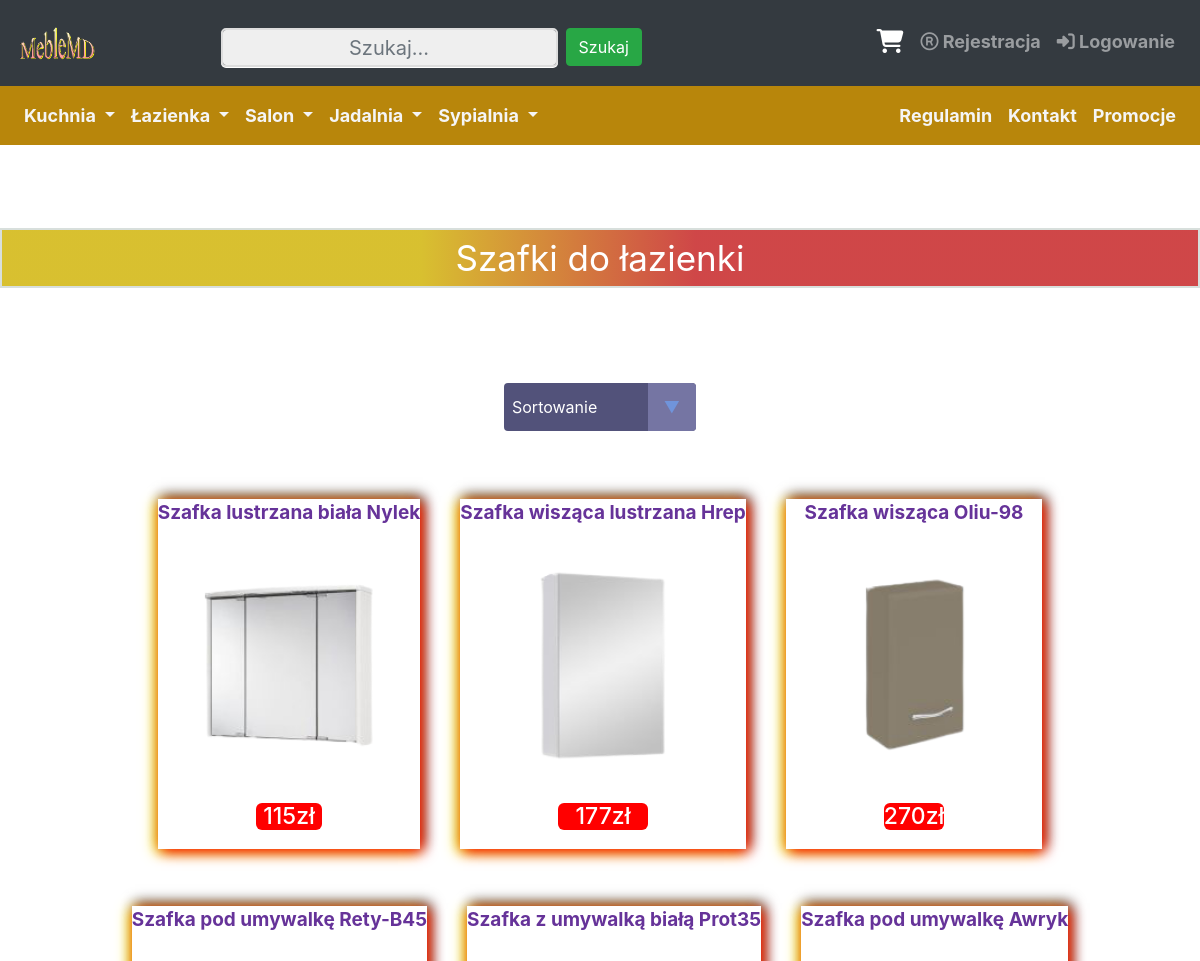
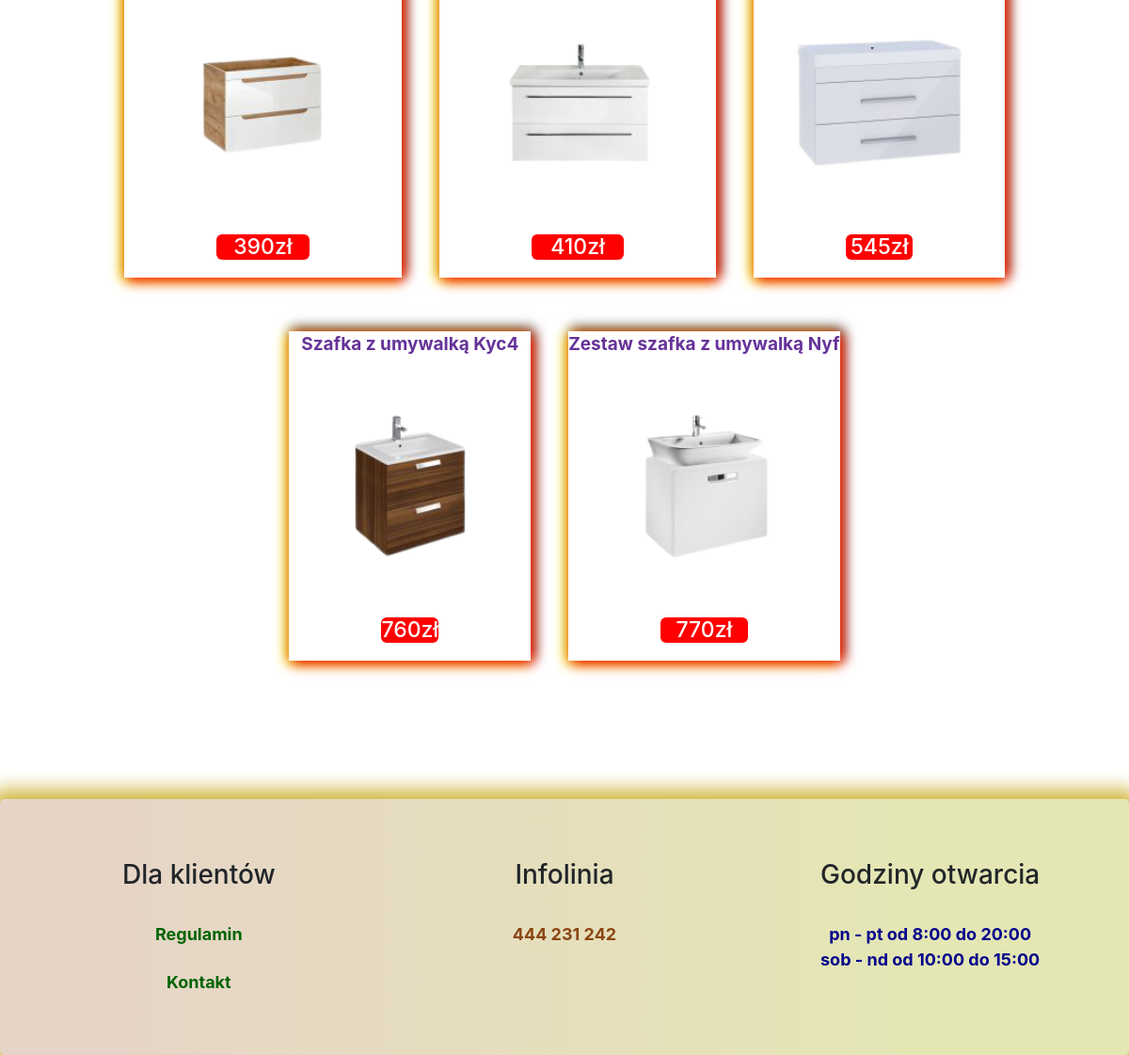
The page /lazienka_szafki.php on the database its author committed (2 pictures, top to bottom).
### tables this page shows
CREATE TABLE `produkty` (
  `id` int(11) NOT NULL,
  `id_zdjec` varchar(15) DEFAULT NULL,
  `id_opisu_zdj` text NOT NULL,
  `nazwa` varchar(50) NOT NULL,
  `opis` text NOT NULL,
  `parametry` text NOT NULL,
  `cena` float NOT NULL,
  `ilosc` int(11) NOT NULL,
  `id_podkategoria` int(11) NOT NULL
);

### lazienka_szafki.php (the view, shortened to what this page needs)
<?php
include("connect.php");
$sortowanie = isset($_POST['sort']) ? $_POST['sort'] : '';
?>
<!DOCTYPE html>
<html lang="pl">
<head>
<link href="style.css" rel="stylesheet" type="text/css" />
<link rel="stylesheet" href="https://maxcdn.bootstrapcdn.com/font-awesome/4.5.0/css/font-awesome.min.css">
<link rel="stylesheet" href="https://maxcdn.bootstrapcdn.com/bootstrap/4.5.2/css/bootstrap.min.css">
</head>
<body>
<div class="container-fluid">
<br><br><br>
 <?php
		echo'<nav class="navbar navbar-expand-xl bg-dark navbar-dark" style="position: relative;bottom:0.9cm;padding:17px">';
		echo'
				<a class="navbar-brand mx-auto" href="index.php"> <img class="img-fluid" src="images/logo.png" width="180" height="180"></a>
				<button class="navbar-toggler" type="button" data-toggle="collapse" data-target=".dual-collapse2">
					<span class="navbar-toggler-icon"></span>
				</button>';
				echo'<div class="navbar-collapse collapse w-100 order-2 dual-collapse2">';
				echo'<ul class="navbar-nav ml-auto">';
				echo'<li class="nav-item ">
				<form class="form-inline" action="wyszukiwarka.php" method="post" >
				<input class="form-control mr-sm-2 " name="wartosc" type="text" placeholder="Szukaj..." required>
				<button class="btn btn-success" text-center type="submit" style="position: relative; top:0.11cm;">Szukaj</button>
				</form>
				</li>';
				echo'</ul>';
				echo'</div>';
		echo'<div class="navbar-collapse collapse w-100 order-3 dual-collapse2">';
		echo'<ul class="navbar-nav ml-auto">';
		echo'  <li class="nav-item">';
		echo'   <a class="nav-link " href="wyswietlanie_koszyka.php">
		<i class="fa fa-shopping-cart"  data-toggle="tooltip" data-placement="bottom" title="Koszyk" style="font-size:24px;color:white; padding:1px"></i></a>';
		echo' 	</li>';
		if(isset($id_uzytkownika)!="")
			{}
			else{
		echo'  <li class="nav-item">';
		echo'   <a class="nav-link " href="rejestracja.php"><i class="fa fa-registered" aria-hidden="true"></i>  Rejestracja</a>';
		echo' 	</li>';
		echo'  <li class="nav-item ">';
		echo'   <a class="nav-link " href="logowanie.php"><i class="fa fa-sign-in" aria-hidden="true" ></i> Logowanie</a>';
		echo' 	</li>';
		}
		echo'</ul>';
		echo'  </div>';
		echo' </nav>';
		?>
<?php
if(isset($id_uzytkownika)!="")
	{
echo'
<nav class="navbar navbar-expand-xl navbar-dark " style="background-color:darkgoldenrod;position: relative; bottom:1.8cm;">
     <div class="mx-auto order-0">
        <a class="navbar-brand mx-auto" href="#"></a>
        <button class="navbar-toggler" type="button" data-toggle="collapse" data-target=".dual-collapse3">
            <span class="navbar-toggler-icon"></span>
        </button>
    </div>
    <div class="navbar-collapse collapse w-100 order-1 order-md-0 dual-collapse3">
        <ul class="navbar-nav mr-auto">
		<li class="nav-item dropdown">
      <a class="nav-link dropdown-toggle" style="color:whitesmoke;" href="#" id="navbardrop" data-toggle="dropdown">
       Kuchnia
      </a>
      <div class="dropdown-menu " style="background-color:darkgoldenrod">
        <a class="dropdown-item" href="krzesla_kuchnia.php">Krzesła</a>
        <a class="dropdown-item" href="stoly_kuchnia.php">Stoły</a></a>
        <a class="dropdown-item" href="szafki_kuchnia.php">Szafki</a>
		<a class="dropdown-item" href="blaty_kuchnia.php">Blaty</a>
      </div>
    </li>
	<li class="nav-item dropdown ">
      <a class="nav-link dropdown-toggle" style="color:whitesmoke;"  href="#" id="navbardrop" data-toggle="dropdown">
       Łazienka
      </a>
      <div class="dropdown-menu " style="background-color:darkgoldenrod">
        <a class="dropdown-item" href="lazienka_lustra.php">Lustra</a>
        <a class="dropdown-item" href="lazienka_umywalki.php">Umywalki</a></a>
        <a class="dropdown-item" href="lazienka_szafki.php">Szafki</a>
		<a class="dropdown-item" href="lazienka_akcesorie_lazienkowe.php">Akcesoria Łazienkowe</a>
      </div>
    </li>
	<li class="nav-item dropdown">
      <a class="nav-link dropdown-toggle" style="color:whitesmoke;"  href="#" id="navbardrop" data-toggle="dropdown">
       Salon
      </a>
      <div class="dropdown-menu" style="background-color:darkgoldenrod">
        <a class="dropdown-item" href="salon_stoly.php">Stoły</a>
        <a class="dropdown-item" href="salon_szafy.php">Szafy</a></a>
        <a class="dropdown-item" href="salon_narozniki.php">Narożniki</a>
		<a class="dropdown-item" href="salon_krzesla.php">Krzesła</a>
      </div>
    </li>
	<li class="nav-item dropdown">
      <a class="nav-link dropdown-toggle" style="color:whitesmoke;"  href="#" id="navbardrop" data-toggle="dropdown">
       Jadalnia
      </a>
      <div class="dropdown-menu" style="background-color:darkgoldenrod">
        <a class="dropdown-item" href="jadalnia_krzesla.php">Krzesła</a>
        <a class="dropdown-item" href="jadalnia_stoly.php">Stoły</a></a>
        <a class="dropdown-item" href="jadalnia_komody.php">Komody</a>
		<a class="dropdown-item" href="jadalnia_witryny.php">Witryny</a>
      </div>
    </li>
	<li class="nav-item dropdown">
      <a class="nav-link dropdown-toggle" style="color:whitesmoke;"  href="#" id="navbardrop" data-toggle="dropdown">
       Sypialnia
      </a>
      <div class="dropdown-menu" style="background-color:darkgoldenrod">
        <a class="dropdown-item" href="sypialnia_lozka.php">Łóżka</a>
        <a class="dropdown-item" href="sypialnia_szafy.php">Szafy</a></a>
        <a class="dropdown-item" href="sypialnia_materace.php">Materace</a>
		<a class="dropdown-item" href="sypialnia_lustra.php">Lustra</a>
      </div>
    </li>
        </ul>
    </div>
    <div class="navbar-collapse collapse w-100 order-3 dual-collapse3">
        <ul class="navbar-nav ml-auto">
		<li class="nav-item">
      <a class="nav-link" style="color:whitesmoke;" href="regulamin.php">Regulamin</a>
    </li>
	<li class="nav-item">
      <a class="nav-link "style="color:whitesmoke;" href="kontakt.php"> Kontakt</a>
    </li>
	<li class="nav-item">
      <a class="nav-link" style="color:whitesmoke;" href="promocja.php"> Promocje</a>
    </li>
        </ul>
    </div>
</nav>';
	}
	else{
echo'
<nav class="navbar navbar-expand-xl navbar-dark " style="background-color:darkgoldenrod;position: relative; bottom:0.9cm;">
    <div class="navbar-collapse collapse w-100 order-1 order-md-0 dual-collapse3">
        <ul class="navbar-nav mr-auto">
		<li class="nav-item dropdown">
      <a class="nav-link dropdown-toggle" style="color:whitesmoke;" href="#" id="navbardrop" data-toggle="dropdown">
       Kuchnia
      </a>
    </li>
	<li class="nav-item dropdown ">
      <a class="nav-link dropdown-toggle" style="color:whitesmoke;"  href="#" id="navbardrop" data-toggle="dropdown">
       Łazienka
      </a>
    </li>
	<li class="nav-item dropdown">
      <a class="nav-link dropdown-toggle" style="color:whitesmoke;"  href="#" id="navbardrop" data-toggle="dropdown">
       Salon
      </a>
    </li>
	<li class="nav-item dropdown">
      <a class="nav-link dropdown-toggle" style="color:whitesmoke;"  href="#" id="navbardrop" data-toggle="dropdown">
       Jadalnia
      </a>
    </li>
	<li class="nav-item dropdown">
      <a class="nav-link dropdown-toggle" style="color:whitesmoke;"  href="#" id="navbardrop" data-toggle="dropdown">
       Sypialnia
      </a>
    </li>
        </ul>
    </div>
    <div class="navbar-collapse collapse w-100 order-3 dual-collapse3">
        <ul class="navbar-nav ml-auto">
		<li class="nav-item">
      <a class="nav-link" style="color:whitesmoke;" href="regulamin.php">Regulamin</a>
    </li>
	<li class="nav-item">
      <a class="nav-link "style="color:whitesmoke;" href="kontakt.php"> Kontakt</a>
    </li>
	<li class="nav-item">
      <a class="nav-link" style="color:whitesmoke;" href="promocja.php"> Promocje</a>
    </li>
        </ul>
    </div>
</nav>';
	}
?>
	<div class="row text-center">
		<div class="col">
	<div class="napisek bg-dark text-white">
	<h67>
	Szafki do łazienki</h67>
	</div>
	</div>
	</div>
	<br><br><br><br><br><br>
	<div class="text-center">
<form method="post" action = "">
    <div class="select">
   <select  name='sort' onchange="this.form.submit()">
<option value=''>Sortowanie</option>
</select>
</div>
</form>
<br><br>
	<?php
$wynik = mysqli_query($link,"Select * from produkty where id_podkategoria=8 ORDER BY cena ".$sortowanie)
or die('Błąd zapytania');
if(mysqli_num_rows($wynik) > 0) {
    while($r = mysqli_fetch_object($wynik)) {
		$id=$r->id;
            echo '<div class="element">';
		echo '<div class="obramowanie">';
		echo"<h10>";
	   echo "<a style='text-decoration:none'   href='product.php?product_id=$id'>";
        echo "<b>".$r->nazwa."</b>";
	echo "<br> </br>";
		 echo"<img class='zoom' src=images/".$r->id_zdjec.".png width='190' height'120'>";
		echo "<br> </br>";
		echo "</a>";
		 echo '<div class="cenaobw">';
echo "<b><h5>".$r->cena. "zł </h5></b>";
echo"</h10>";
echo "<br> </br>";
echo'</div>';
echo '</div>';
			echo '</div>';
    }
}
?>
		<br><br><br>
    <div class="jumbotron text-center" style="margin-bottom:0;">
<div class="row ">
    <div class="col-sm-4">
      <h3>Dla klientów</h3>
      <br>
<a href="regulamin.php" style="text-decoration: none; color:darkgreen;">Regulamin</a>
<br><br>
<a href="kontakt.php" style="text-decoration: none; color:darkgreen;"> Kontakt</a>
    </div>
    <div class="col-sm-4">
      <h3>Infolinia</h3>
      <br>
<p style="color:saddlebrown;">444 231 242</p>
</div>
<div class="col-sm-4">
    <h3> Godziny otwarcia</h3>
<br>
	<p style="color: darkblue;">pn - pt od 8:00 do 20:00
	<br>
	sob - nd od 10:00 do 15:00</p>
</div>
  </div>
</div>
</body>
</html>

### style.css (style rules this page uses)
html, body { overflow-x: hidden; }
body { background-image: url('https://img.freepik.com/darmowe-zdjecie/bialy-drewniany-stol-tlo_53876-89436.jpg?size=626&ext=jpg'); background-position: -99999px -99999px; }
body:before { content: ""; background-image: inherit; position: fixed; top: 0; left: 0; height: 100vh; width: 100%; -webkit-background-size: cover !important; -moz-background-size: cover !important; -o-background-size: cover; background-size: cover !important; z-index: -1; }
.jumbotron { background: rgb(222,138,69); background: linear-gradient(90deg, rgba(222,138,69,0.23573179271708689) 9%, rgba(222,224,104,0.4374124649859944) 82%); border-radius: 14px 14px 14px 14px; box-shadow: 0 0 20px 10px #CFB53B; }
.jumbotron p { font-size: 18px; font-weight: bold; }
.jumbotron a { font-size: 18px; font-weight: bold; }
.nav-item { font-size: 18px; }
.navbar-collapse li a { color:whitesmoke; font-weight: bold; }
.container-fluid { padding: 0px !important; position: relative; top:-1cm; }
select { -webkit-appearance:none; -moz-appearance:none; -ms-appearance:none; appearance:none; outline:0; box-shadow:none; border:0!important; background: #52527a; background-image: none; flex: 1; padding: 0 .5em; color:white; cursor:pointer; font-size: 1em; font-family: 'Open Sans', sans-serif; }
.select { margin: 0 auto !important; position: relative; display: flex; width: 12em; height: 3em; line-height: 3; overflow: hidden; border-radius: .25em; }
.select::after { content: '\25BC'; position: absolute; top: 0; right: 0; padding: 0 1em; background: #7575a3; cursor:pointer; pointer-events:none; transition:.25s all ease; color:#7094db; }
input[type="password"], input[type="text"] { border: 1px solid #a1a3a3; border-radius: 4px; box-shadow: 0 1px #fff; box-sizing: border-box; color: #696969; height: 39px; transition: box-shadow 0.3s; width: 240px; text-align: center; }
.obramowanie { width:300px; height:350px; max-width: 900px; margin: 0 auto; clear: none; width: 100%; text-align: center; transition: transform 0.3s; text-align:center; box-shadow: 3px 3px 13px red, yellow -3px 3px 13px, 3px -3px 13px; }
.element { display: inline-block; padding:20px; }
.element a { font-size:19px; color:rebeccapurple; }
img.zoom { position: relative; z-index: 1; }
@media screen and (-webkit-min-device-pixel-ratio:0) { .cenaobw { color:white; } }
@media screen and (-webkit-min-device-pixel-ratio:0) { .cenaobw h5 { margin-left: 98px; margin-right: 98px; background-color:red; font-size:23px; border-radius: 6px 6px 6px 6px; background-color:rgb(255, 0, 0); } }
.cenaobw { color:white; }
.cenaobw h5 { margin-left: 98px; margin-right: 98px; background-color:red; font-size:23px; border-radius: 6px 6px 6px 6px; background-color:rgb(255, 0, 0); }
.napisek { background: rgb(244,215,45); background: linear-gradient(90deg, rgba(244,215,45,0.8547794117647058) 35%, rgba(247,74,74,0.7959558823529411) 58%); padding: 2px; border: 2px solid #D8DFDC; font-size:35px; position: relative;top:1.3cm; color: whitesmoke; }
.napisek h67 { top: 27px; z-index: 1; }
input[type=text] { width: 220px; background-color: #efefef; color: #666; border: 2px solid #ddd; border-radius: 5px; font-size: 20px; padding: 10px; box-sizing: border-box; outline: none; margin-top: 10px; }

### rows shown on the page
produkty: nazwa "Szafka lustrzana biała Nylek", id_zdjec (picture), cena "115"
produkty: nazwa "Szafka wisząca lustrzana Hrep", id_zdjec (picture), cena "177"
produkty: nazwa "Szafka wisząca Oliu-98", id_zdjec (picture), cena "270"
produkty: nazwa "Szafka pod umywalkę Rety-B45", id_zdjec (picture), cena "390"
produkty: nazwa "Szafka z umywalką białą Prot35", id_zdjec (picture), cena "410"
produkty: nazwa "Szafka pod umywalkę Awryk", id_zdjec (picture), cena "545"
produkty: nazwa "Szafka z umywalką Kyc4", id_zdjec (picture), cena "760"
produkty: nazwa "Zestaw szafka z umywalką Nyf", id_zdjec (picture), cena "770"
